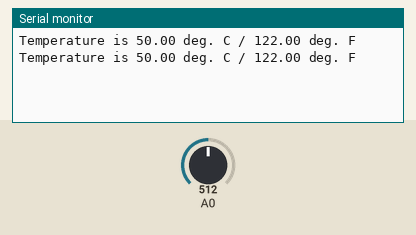
A sketch run on a simulated Arduino Uno, built with avr-gcc and run on an emulated ATmega328P. Parts: the last lines printed to the serial monitor. The inputs (shaded band) are chosen by the test bench; at power-on: A0 = 512.

Above: at 1.8 s.
1.9 s: A0 set to 716
At 2.8 s:
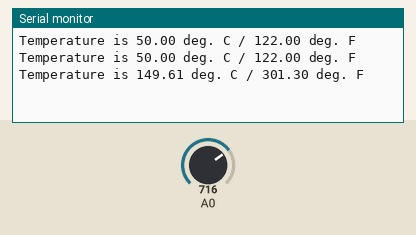
3.4 s: A0 set to 900
At 4.8 s:
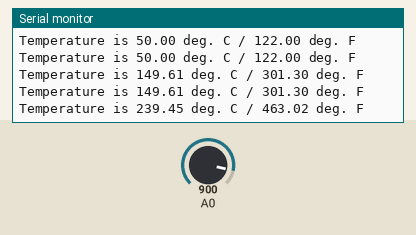
Timing chart, 0 to 6.4 s (numbered marks = the images above; inputs shaded):
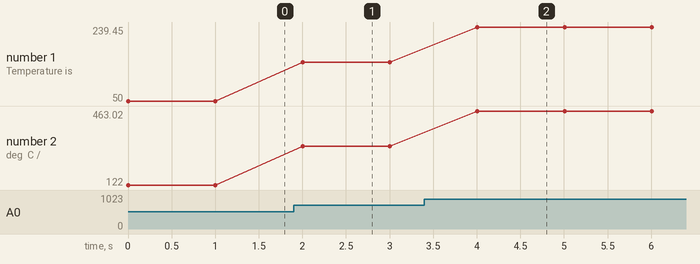

Measured:
- after the input at 1.9 s, the serial monitor: prints a new line after 0.10 s (image 1)
- after the input at 3.4 s, the serial monitor: prints a new line after 0.61 s (image 2)
- plotted number 1: 50 → 149.61 after the input at 1.9 s, 149.61 → 239.45 after the input at 3.4 s
- plotted number 2: 122 → 301.3 after the input at 1.9 s, 301.3 → 463.02 after the input at 3.4 s

The sketch:

project12.ino
```cpp
// Project 12 - Displaying the Temperature in the Serial Monitor

float celsius    = 0;
float fahrenheit = 0;

void setup()
{
  Serial.begin(9600);
}

void findTemps()
{
  float voltage = 0;
  float sensor  = 0;

  // read the temperature sensor and convert the result to degrees C and F
  sensor  = analogRead(0);
  voltage = (sensor * 5000) / 1024;  // convert the raw sensor value to millivolts
  voltage = voltage - 500;           // remove the voltage offset
  celsius = voltage / 10;            // convert millivolts to Celsius
  celsius = celsius - 150;
  fahrenheit = (1.8 * celsius) + 32; // convert Celsius to Fahrenheit
}

void displayTemps()
{
   Serial.print("Temperature is ");
   Serial.print(celsius, 2);
   Serial.print(" deg. C / ");
   Serial.print(fahrenheit, 2);
   Serial.println(" deg. F");
// use .println here so the next reading starts on a new line
}

void loop()
{
  findTemps();
  displayTemps();
  delay(1000);
}
```
